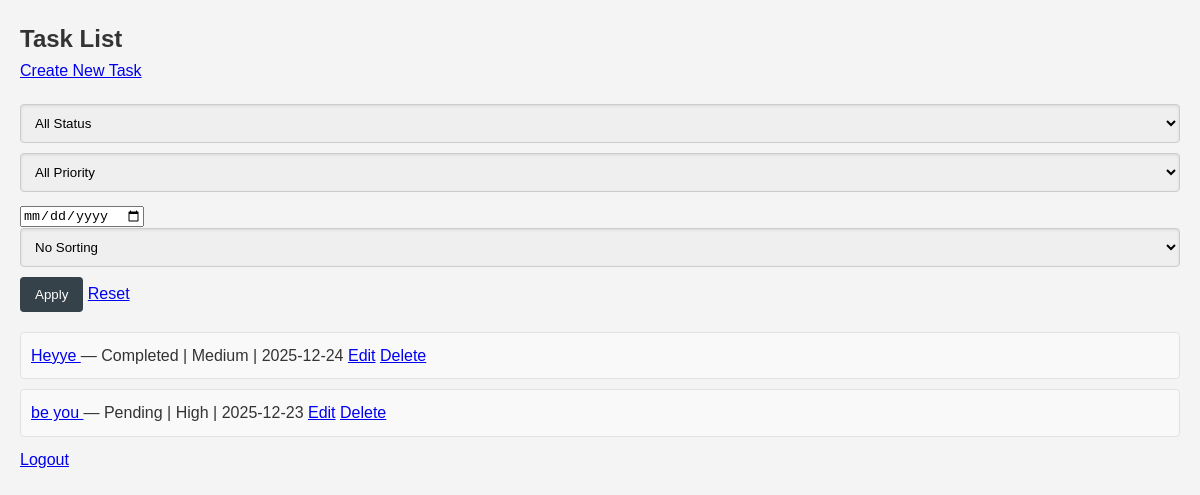
Screenshot of /tasks/ (signed in) with the database file from the repository.
### tasks/models.py (models this page shows, shortened)
class Task(models.Model):
    PRIORITY_CHOICES = [
        ('Low', 'Low'),
        ('Medium', 'Medium'),
        ('High', 'High'),
    ]
    STATUS_CHOICES = [
        ('Pending', 'Pending'),
        ('Completed', 'Completed'),
    ]
    title = models.CharField(max_length=255)
    description = models.TextField()
    due_date = models.DateTimeField()
    priority = models.CharField(choices=PRIORITY_CHOICES, max_length=10)
    status = models.CharField(choices=STATUS_CHOICES, default='Pending', max_length=10)
    created_by = models.ForeignKey(User, related_name='tasks', on_delete=models.CASCADE)
    completed_at = models.DateTimeField(null=True, blank=True)
    created_at = models.DateTimeField(auto_now_add=True)
    updated_at = models.DateTimeField(auto_now=True)

### tasks/views.py (the view, shortened to what this page needs)
# urls.py: path('tasks/', views.TaskListView.as_view(), name='task_list'),
class TaskListView(LoginRequiredMixin, ListView):
    model = Task
    template_name = 'tasks/task_list.html'
    context_object_name = 'tasks'
    def get_queryset(self):
        queryset = Task.objects.filter(created_by=self.request.user)
        status = self.request.GET.get('status')
        priority = self.request.GET.get('priority')
        due_date = self.request.GET.get('due_date')
        if status:
            queryset = queryset.filter(status=status)
        if priority:
            queryset = queryset.filter(priority=priority)
        if due_date:
            queryset = queryset.filter(due_date__date=due_date)
        sort = self.request.GET.get('sort')
        if sort == 'due_date':
            queryset = queryset.order_by('due_date')
        return queryset

### tasks/templates/tasks/task_list.html (shortened to what this page needs)
{% load static %}
<!DOCTYPE html>
<html lang="en">
<head>
    <link rel="stylesheet" href="{% static 'css/styles.css' %}">
</head>
<body>
    <h2>Task List</h2>
    <p>
        <a href="{% url 'task_create' %}">Create New Task</a>
    </p>
    <form method="get" style="margin-bottom: 20px;">
        <select name="status">
            <option value="">All Status</option>
        </select>
        <select name="priority">
            <option value="">All Priority</option>
        </select>
        <input type="date" name="due_date" value="{{ request.GET.due_date }}">
        <select name="sort">
            <option value="">No Sorting</option>
        </select>
        <button type="submit">Apply</button>
        <a href="{% url 'task_list' %}">Reset</a>
    </form>
    <ul>
        {% for task in object_list %}
            <li>
                <a href="{% url 'task_detail' task.pk %}">
                    {{ task.title }}
                </a>
                — {{ task.status }} | {{ task.priority }} | {{ task.due_date|date:"Y-m-d" }}
                <a href="{% url 'task_update' task.pk %}">Edit</a>
                <a href="{% url 'task_delete' task.pk %}">Delete</a>
            </li>
        {% empty %}
            <li>No tasks found.</li>
        {% endfor %}
        <a href="{% url 'logout' %}">Logout</a>
    </ul>
</body>
</html>

### tasks/static/css/styles.css (style rules this page uses)
body, h1, h2, h3, p, ul { margin: 0; padding: 0; }
body { font-family: Arial, sans-serif; line-height: 1.6; background-color: #f4f4f4; color: #333; padding: 20px; }
ul { list-style-type: none; }
li { padding: 10px; border: 1px solid #e2e2e2; margin-bottom: 10px; border-radius: 4px; background: #f9f9f9; transition: background-color 0.3s; }
form { margin-top: 20px; }
form input[type="text"], form input[type="datetime-local"], form select, form textarea { width: 100%; padding: 10px; margin-bottom: 10px; border: 1px solid #ccc; border-radius: 4px; box-shadow: inset 0 1px 3px rgba(0, 0, 0, 0.1); }
form button { background: #35424a; color: #ffffff; border: none; padding: 10px 15px; border-radius: 4px; cursor: pointer; transition: background 0.3s; }

### rows the page displays
Task: title "Heyye", status "Completed", priority "Medium", due_date "2025-12-24"
Task: title "be you", status "Pending", priority "High", due_date "2025-12-23"
